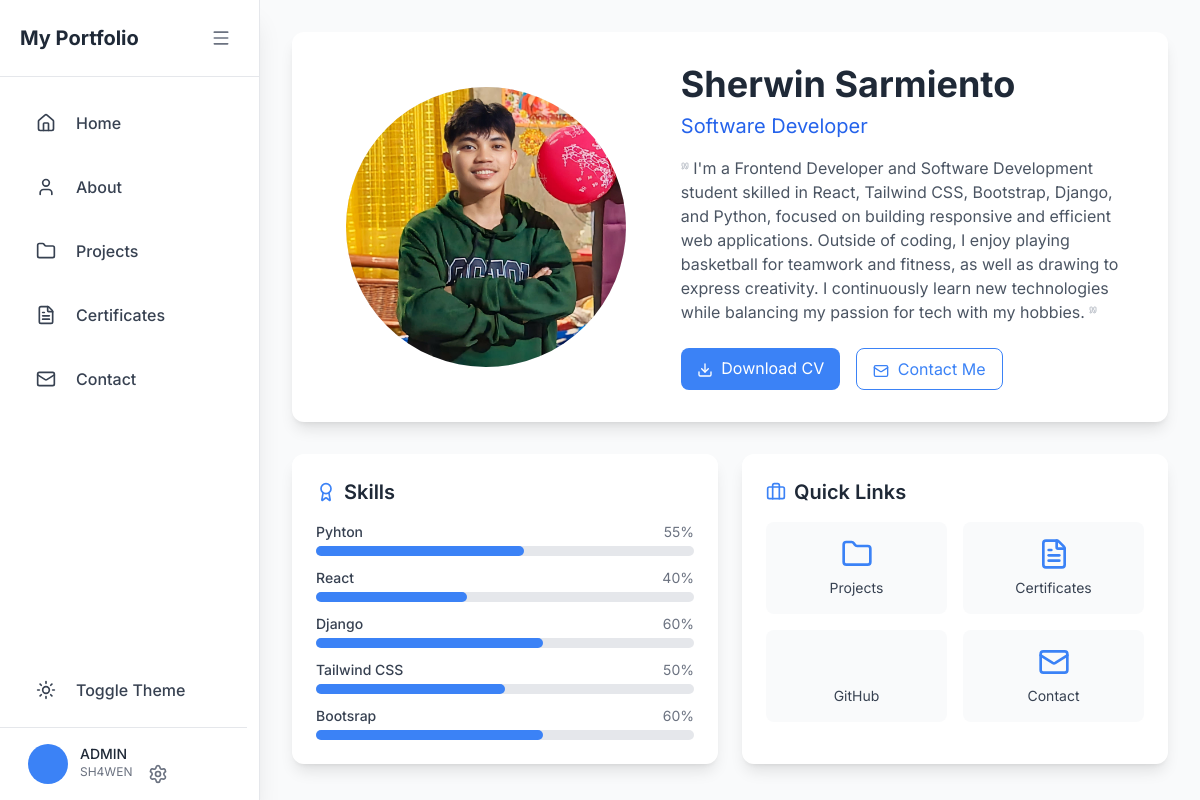
The page / on the database its author committed.
### main/models.py (models this page shows, shortened)
class Profile(models.Model):
    name = models.CharField(max_length=100, blank=True, default="")
    title = models.CharField(max_length=200, blank=True, default="")  # This is the missing field
    bio = models.TextField(blank=True, default="")
    image = models.ImageField(upload_to='profile_pics', blank=True, null=True)
    cv = models.FileField(upload_to='cvs/', blank=True, null=True)

class Skill(models.Model):
    name = models.CharField(max_length=50)
    percentage = models.PositiveIntegerField(default=0, help_text="Percentage value (0-100)")
    order = models.PositiveIntegerField(default=0, help_text="Order in which skills appear")
    class Meta:
        ordering = ['order']

### main/views.py (the view)
# urls.py: path('', views.home, name='home'),
def home(request):
    profile = Profile.objects.first()  # Get the first profile
    skills = Skill.objects.all().order_by('order')
    return render(request, 'main/home.html', {
        'profiles': Profile.objects.all(),
        'skills': skills
    })

### main/templates/main/home.html (shortened to what this page needs)
{% extends "main/base.html" %} {% block content %} {% load static %}
<div class="max-w-8xl mx-auto">
  {% with profile=profiles.first %}
  <div
    class="bg-white dark:bg-gray-800 rounded-xl shadow-lg overflow-hidden mx-auto p-8 mb-8"
  >
    <div class="flex flex-col md:flex-row items-center">
      <div class="w-full md:w-2/5 mb-6 md:mb-0 flex-shrink-0">
        <div
          class="w-56 h-56 sm:w-64 sm:h-64 md:w-72 md:h-72 mx-auto rounded-full bg-gray-200 dark:bg-gray-700 overflow-hidden border-4 border-white dark:border-gray-600"
        >
          {% if profile.image %}
          <img
            src="{{ profile.image.url }}"
            alt="{{ profile.name }}"
            class="w-full h-full object-cover"
          />
          {% else %}
          <i data-lucide="user" class="w-full h-full text-gray-400 p-6"></i>
          {% endif %}
        </div>
      </div>
      <div class="w-full md:w-3/5 md:pl-6 lg:pl-8 text-center md:text-left">
        <h1
          class="text-3xl sm:text-4xl font-bold text-gray-800 dark:text-white mb-2 animate-fade-in-up"
          style="animation-delay: 0.1s"
        >
          {{ profile.name }}
        </h1>
        <h2
          class="text-lg sm:text-xl text-primary-600 dark:text-primary-400 mb-3 sm:mb-4 animate-fade-in-up"
          style="animation-delay: 0.2s"
        >
          {{ profile.title }}
        </h2>
        <p
          class="text-sm sm:text-base text-gray-600 dark:text-gray-300 mb-4 sm:mb-6 animate-fade-in-up"
          style="animation-delay: 0.3s"
        >
          <i
            data-lucide="quote"
            class="w-2 h-2 mb-2 inline-block text-gray-400"
          ></i>
          {{ profile.bio }}
          <i
            data-lucide="quote"
            class="w-2 h-2 mb-2 inline-block text-gray-400"
          ></i>
        </p>
        <div
          class="flex flex-col sm:flex-row justify-center md:justify-start space-y-3 sm:space-y-0 sm:space-x-4 animate-fade-in-up"
          style="animation-delay: 0.4s"
        >
          {% if profile.cv %}
          <a
            href="{{ profile.cv.url }}"
            class="px-4 py-2 bg-primary-500 text-white rounded-lg hover:bg-primary-600 transition-colors text-sm sm:text-base"
            download
          >
            <i data-lucide="download" class="w-4 h-4 inline-block mr-1"></i>
            Download CV
          </a>
          {% endif %}
          <a
            href="{% url 'contact' %}"
            class="px-4 py-2 border border-primary-500 text-primary-500 dark:text-primary-400 rounded-lg hover:bg-primary-50 dark:hover:bg-gray-700 transition-colors text-sm sm:text-base"
          >
            <i data-lucide="mail" class="w-4 h-4 inline-block mr-1"></i>
            Contact Me
          </a>
        </div>
      </div>
    </div>
  </div>
  <div class="grid grid-cols-1 md:grid-cols-2 gap-4 sm:gap-6">
    <div
      class="bg-white dark:bg-gray-800 rounded-xl shadow-lg p-4 sm:p-6 animate-fade-in-up"
      style="animation-delay: 0.5s"
    >
      <h3
        class="text-lg sm:text-xl font-semibold text-gray-800 dark:text-white mb-3 sm:mb-4 flex items-center"
      >
        <i
          data-lucide="award"
          class="w-4 h-4 sm:w-5 sm:h-5 mr-2 text-primary-500"
        ></i>
        Skills
      </h3>
      <div class="space-y-2 sm:space-y-3">
        {% for skill in skills %}
        <div>
          <div class="flex justify-between mb-1">
            <span
              class="text-xs sm:text-sm font-medium text-gray-700 dark:text-gray-300"
            >
              {{ skill.name }}
            </span>
            <span class="text-xs sm:text-sm text-gray-500"
              >{{ skill.percentage }}%</span
            >
          </div>
          <div
            class="w-full bg-gray-200 rounded-full h-2 sm:h-2.5 dark:bg-gray-700"
          >
            <div
              class="bg-primary-500 h-2 sm:h-2.5 rounded-full"
              style="width: {{ skill.percentage }}%"
            ></div>
          </div>
        </div>
        {% endfor %}
      </div>
    </div>
    <div
      class="bg-white dark:bg-gray-800 rounded-xl shadow-lg p-4 sm:p-6 animate-fade-in-up"
      style="animation-delay: 0.6s"
    >
      <h3
        class="text-lg sm:text-xl font-semibold text-gray-800 dark:text-white mb-3 sm:mb-4 flex items-center"
      >
        <i
          data-lucide="briefcase"
          class="w-4 h-4 sm:w-5 sm:h-5 mr-2 text-primary-500"
        ></i>
        Quick Links
      </h3>
      <div class="grid grid-cols-2 gap-2 sm:gap-4">
        <a
          href="{% url 'projects' %}"
          class="p-3 sm:p-4 bg-gray-50 dark:bg-gray-700 rounded-lg hover:bg-gray-100 dark:hover:bg-gray-600 transition-colors flex flex-col items-center"
        >
          <i
            data-lucide="folder"
            class="w-6 h-6 sm:w-8 sm:h-8 text-primary-500 mb-1 sm:mb-2"
          ></i>
          <span class="text-xs sm:text-sm text-gray-700 dark:text-gray-300"
            >Projects</span
          >
        </a>
        <a
          href="{% url 'certificates' %}"
          class="p-3 sm:p-4 bg-gray-50 dark:bg-gray-700 rounded-lg hover:bg-gray-100 dark:hover:bg-gray-600 transition-colors flex flex-col items-center"
        >
          <i
            data-lucide="file-text"
            class="w-6 h-6 sm:w-8 sm:h-8 text-primary-500 mb-1 sm:mb-2"
          ></i>
          <span class="text-xs sm:text-sm text-gray-700 dark:text-gray-300"
            >Certificates</span
          >
        </a>
        <a
          href="#"
          class="p-3 sm:p-4 bg-gray-50 dark:bg-gray-700 rounded-lg hover:bg-gray-100 dark:hover:bg-gray-600 transition-colors flex flex-col items-center"
        >
          <i
            data-lucide="github"
            class="w-6 h-6 sm:w-8 sm:h-8 text-primary-500 mb-1 sm:mb-2"
          ></i>
          <span class="text-xs sm:text-sm text-gray-700 dark:text-gray-300"
            >GitHub</span
          >
        </a>
        <a
          href="{% url 'contact' %}"
          class="p-3 sm:p-4 bg-gray-50 dark:bg-gray-700 rounded-lg hover:bg-gray-100 dark:hover:bg-gray-600 transition-colors flex flex-col items-center"
        >
          <i
            data-lucide="mail"
            class="w-6 h-6 sm:w-8 sm:h-8 text-primary-500 mb-1 sm:mb-2"
          ></i>
          <span class="text-xs sm:text-sm text-gray-700 dark:text-gray-300"
            >Contact</span
          >
        </a>
      </div>
    </div>
  </div>
  {% endwith %}
</div>
{% endblock %}

### main/templates/main/base.html (style rules this page uses)
body { font-family: "Inter", sans-serif; }

### main/templates/main/home.html (style rules this page uses)
.animate-fade-in-up { animation: fadeInUp 0.6s ease-out forwards; opacity: 0; }

### rows shown on the page
Profile: image (picture), name "Sherwin Sarmiento", title "Software Developer", bio "I'm a Frontend Developer and Software Development student skilled in React, Tailwind CSS, Bootstrap, Django, and Python, focused on building responsive and efficient web applications. Outside of coding, I enjoy playing basketball for teamwork and fitness, as well as drawing to express creativity. I continuously learn new technologies while balancing my passion for tech with my hobbies."
Skill: name "Pyhton", percentage "55"
Skill: name "React", percentage "40"
Skill: name "Django", percentage "60"
Skill: name "Tailwind CSS", percentage "50"
Skill: name "Bootsrap", percentage "60"
